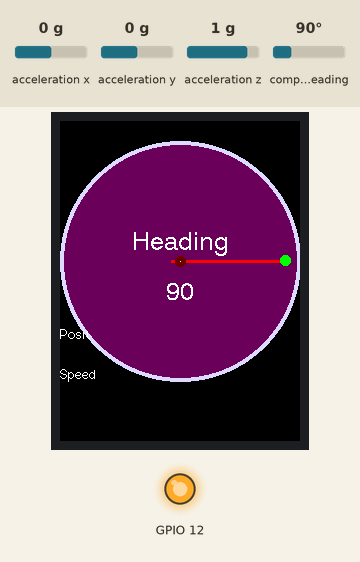
This sketch was run on a simulated ESP32. On the bench: 240×320 colour display, output pins drawn as LEDs (lit = HIGH). Inputs (shaded band) come from the test bench; at power-on: compass heading 90°, acceleration x 0 g, acceleration y 0 g, acceleration z 1 g. WiFi joins after 1.5 s; servers stay silent unless stated; what the sketch prints to the serial monitor is not drawn.

Above: at 3.9 s.
4.0 s: compass heading set to 7°
At 5.8 s:
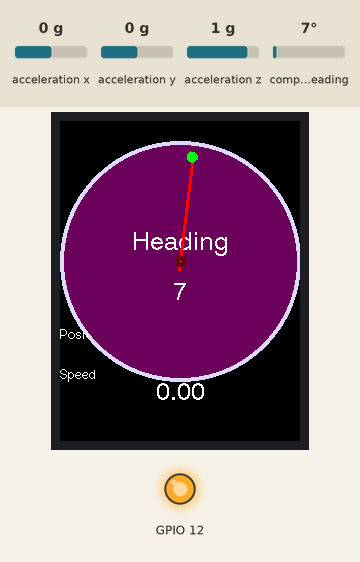
6.1 s: compass heading set to 180°
At 7.8 s:
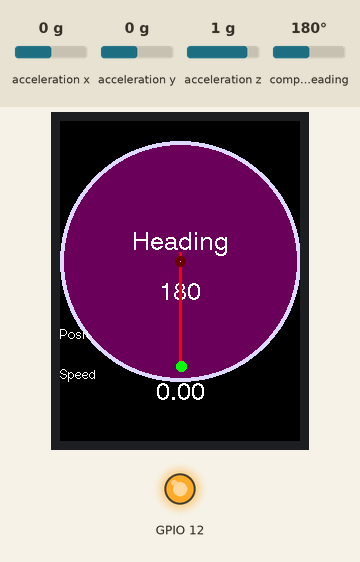
8.1 s: compass heading set to 269°
At 9.5 s:
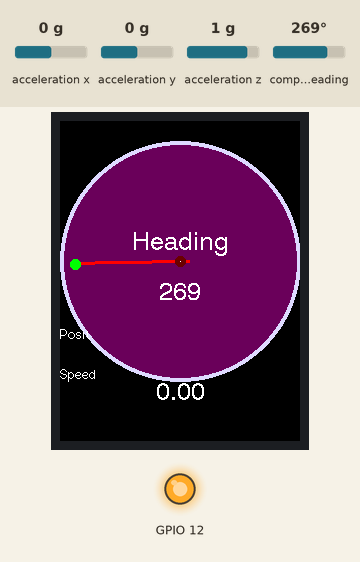
Timing chart, 0 to 11.1 s (numbered marks = the images above; inputs shaded):
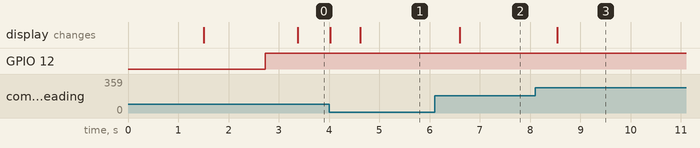

The sketch:

TTGO_IMU.ino
```cpp
#include <Wire.h>
#include <Adafruit_Sensor.h>
#include <Adafruit_BNO055.h>
#include <WiFi.h>
#include <ESPmDNS.h>
#include <WiFiUdp.h>
#include <ArduinoOTA.h>
//ESP32
#define I2C_SDA 21
#define I2C_SCL 22
#include <TFT_eSPI.h>
#include <SPI.h>

const char* ssid = "YourSSID";
const char* password = "YourPASSWORD";

double xPos = 0, yPos = 0, headingVel = 0;
uint16_t BNO055_SAMPLERATE_DELAY_MS = 10; //how often to read data from the board
uint16_t PRINT_DELAY_MS = 500; // how often to print the data
uint16_t printCount = 0; //counter to avoid printing every 10MS sample

//velocity = accel*dt (dt in seconds)
//position = 0.5*accel*dt^2
double ACCEL_VEL_TRANSITION =  (double)(BNO055_SAMPLERATE_DELAY_MS) / 1000.0;
double ACCEL_POS_TRANSITION = 0.5 * ACCEL_VEL_TRANSITION * ACCEL_VEL_TRANSITION;
double DEG_2_RAD = 0.01745329251; //trig functions require radians, BNO055 outputs degrees

// Check I2C device address and correct line below (by default address is 0x29 or 0x28)
//                                   id, address
TwoWire I2CBNO = TwoWire(0);
Adafruit_BNO055 bno = Adafruit_BNO055(55, 0x29, &I2CBNO);

TFT_eSPI tft = TFT_eSPI();

TFT_eSprite dial   = TFT_eSprite(&tft); // Sprite object for dial
TFT_eSprite needle = TFT_eSprite(&tft); // Sprite object for needle

uint32_t startMillis;
int16_t angle = 0;

// =======================================================================================
// Setup
// =======================================================================================

void setup()   {
  Serial.begin(115200);
  I2CBNO.begin(I2C_SDA, I2C_SCL);
  if (!bno.begin())
  {
    Serial.print("No BNO055 detected");
    while (1);
  }
	pinMode(12, OUTPUT);
	WiFi.mode(WIFI_STA);
	WiFi.begin(ssid, password);
	while (WiFi.waitForConnectResult() != WL_CONNECTED) {
		Serial.println("Connection Failed! Rebooting...");
		delay(5000);
		ESP.restart();
	}

	ArduinoOTA
  .onStart([]() {
		String type;
		if (ArduinoOTA.getCommand() == U_FLASH)
			type = "sketch";
		else // U_SPIFFS
		  type = "filesystem";

		// NOTE: if updating SPIFFS this would be the place to unmount SPIFFS using SPIFFS.end()
		Serial.println("Start updating " + type);
	})
	.onEnd([]() {
		Serial.println("\nEnd");
	})
	.onProgress([](unsigned int progress, unsigned int total) {
		Serial.printf("Progress: %u%%\r", (progress / (total / 100)));
	})
	.onError([](ota_error_t error) {
		Serial.printf("Error[%u]: ", error);
		if (error == OTA_AUTH_ERROR) Serial.println("Auth Failed");
		else if (error == OTA_BEGIN_ERROR) Serial.println("Begin Failed");
		else if (error == OTA_CONNECT_ERROR) Serial.println("Connect Failed");
		else if (error == OTA_RECEIVE_ERROR) Serial.println("Receive Failed");
		else if (error == OTA_END_ERROR) Serial.println("End Failed");
	});

	ArduinoOTA.begin();

	Serial.println("Ready");
	Serial.print("IP address: ");
	Serial.println(WiFi.localIP());

  tft.begin();
  tft.setRotation(0);

  // Clear TFT screen
  tft.fillScreen(TFT_BLACK);

  // Create the dial Sprite and dial (this temporarily hijacks the use of the needle Sprite)
  createDialScale();   // create scale (start angle, end angle, increment angle)

  createNeedle();


  dial.setTextDatum(TL_DATUM);
  dial.drawString("Position", 0, tft.height() / 2 + 45, 2);
  dial.drawString("Speed", 0, tft.height() / 2 + 85, 2);

  delay(1000);
}

// =======================================================================================
// Loop
// =======================================================================================

void loop() {
	ArduinoOTA.handle();

	digitalWrite(12, HIGH);    // turn the LED on (HIGH is the voltage level)

  unsigned long tStart = micros();
  sensors_event_t orientationData , linearAccelData;
  bno.getEvent(&orientationData, Adafruit_BNO055::VECTOR_EULER);
  //  bno.getEvent(&angVelData, Adafruit_BNO055::VECTOR_GYROSCOPE);
  bno.getEvent(&linearAccelData, Adafruit_BNO055::VECTOR_LINEARACCEL);

  xPos = xPos + ACCEL_POS_TRANSITION * linearAccelData.acceleration.x;
  yPos = yPos + ACCEL_POS_TRANSITION * linearAccelData.acceleration.y;

  // velocity of sensor in the direction it's facing
  headingVel = ACCEL_VEL_TRANSITION * linearAccelData.acceleration.x / cos(DEG_2_RAD * orientationData.orientation.x);

  if (printCount * BNO055_SAMPLERATE_DELAY_MS >= PRINT_DELAY_MS) {
    //enough iterations have passed that we can print the latest data
    Serial.print("Heading: ");
    Serial.println(orientationData.orientation.x);
    angle = (int)orientationData.orientation.x;
    plotDial(0, 0, angle, "Heading", angle);
    updateDialLabel();

    Serial.print("Position: ");
    Serial.print(xPos);
    Serial.print(" , ");
    Serial.println(yPos);
    Serial.print("Speed: ");
    Serial.println(headingVel);
    Serial.println("-------");

    printCount = 0;
  }
  else {
    printCount = printCount + 1;
  }

  while ((micros() - tStart) < (BNO055_SAMPLERATE_DELAY_MS * 1000))
  {
    //poll until the next sample is ready
  }
}


void updateDialLabel() {
  String _position = "";
  _position += xPos;
  _position += ", ";
  _position += yPos;

  dial.setTextDatum(TC_DATUM);
  dial.drawString(_position, tft.width() / 2, tft.height() / 2 + 60, 4);
  dial.drawString((String)headingVel, tft.width() / 2, tft.height() / 2 + 100, 4);
}
// =======================================================================================
// Create the dial sprite, the dial outer and place scale markers
// =======================================================================================

void createDialScale()
{
  // Create the dial Sprite
  dial.setColorDepth(8);       // Size is odd (i.e. 91) so there is a centre pixel at 45,45
  dial.createSprite(tft.width(), tft.height());   // 8bpp requires 91 * 91 = 8281 bytes
  dial.setPivot(tft.width() / 2, tft.height() / 2 - 20);   // set pivot in middle of dial Sprite

  // Draw dial outline
  dial.fillSprite(TFT_TRANSPARENT);           // Fill with transparent colour
  dial.fillCircle(tft.width() / 2, tft.height() / 2 - 20, tft.width() / 2, TFT_LIGHTGREY); // Draw dial outer
}


// =======================================================================================
// Add the empty dial face with label and value
// =======================================================================================

void drawEmptyDial(String label, int16_t val)
{
  // Draw black face
  dial.fillCircle(tft.width() / 2, tft.height() / 2 - 20, tft.width() / 2 - 4, TFT_PURPLE);

  dial.setTextDatum(TC_DATUM);
  dial.drawString(label, tft.width() / 2, tft.height() / 2 - 50, 4);
  dial.drawNumber(val, tft.width() / 2, tft.height() / 2, 4);
}

// =======================================================================================
// Update the dial and plot to screen with needle at defined angle
// =======================================================================================

void plotDial(int16_t x, int16_t y, int16_t angle, String label, uint16_t val)
{
  // Draw the blank dial in the Sprite, add label and number
  drawEmptyDial(label, val);

  // Push a rotated needle Sprite to the dial Sprite, with black as transparent colour
  needle.pushRotated(&dial, angle, TFT_BLACK); // dial is the destination Sprite

  // Push the resultant dial Sprite to the screen, with transparent colour
  dial.pushSprite(x, y, TFT_TRANSPARENT);
}

// =======================================================================================
// Create the needle Sprite and the image of the needle
// =======================================================================================

void createNeedle(void)
{
  needle.setColorDepth(8);
  needle.createSprite(20, tft.width() / 2); // create the needle Sprite 11 pixels wide by 49 high
  needle.fillSprite(TFT_BLACK);          // Fill with black

  // Define needle pivot point
  uint16_t piv_x = needle.width() / 2;   // x pivot of Sprite (middle)
  uint16_t piv_y = needle.height() - 10; // y pivot of Sprite (10 pixels from bottom)
  needle.setPivot(piv_x, piv_y);         // Set pivot point in this Sprite

  // Draw the red needle with a yellow tip
  // Keep needle tip 1 pixel inside dial circle to avoid leaving stray pixels
  needle.fillRect(piv_x - 1, 2, 3, piv_y + 8, TFT_RED);
  needle.fillCircle(piv_x - 1, 5, 5, TFT_GREEN);
  // Draw needle centre boss
  needle.fillCircle(piv_x, piv_y, 5, TFT_MAROON);
  needle.drawPixel( piv_x, piv_y, TFT_WHITE);     // Mark needle pivot point with a white pixel
}

// =======================================================================================
```

Measured:
- after the input at 4.0 s, the display: first differs from a run without the input after 0.62 s (image 1)
- after the input at 6.1 s, the display: changes after 0.50 s (image 2)
- after the input at 8.1 s, the display: changes after 0.44 s (image 3)
